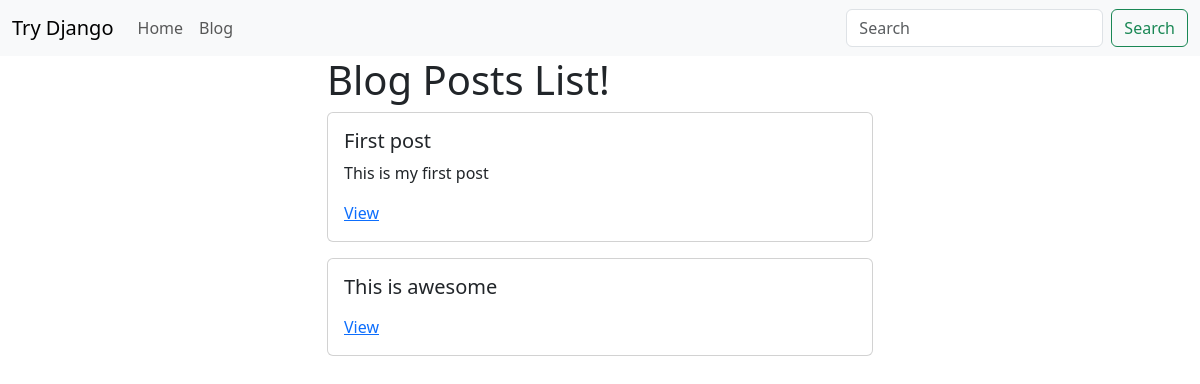
/blog/, run on an earlier commit of the app's database.
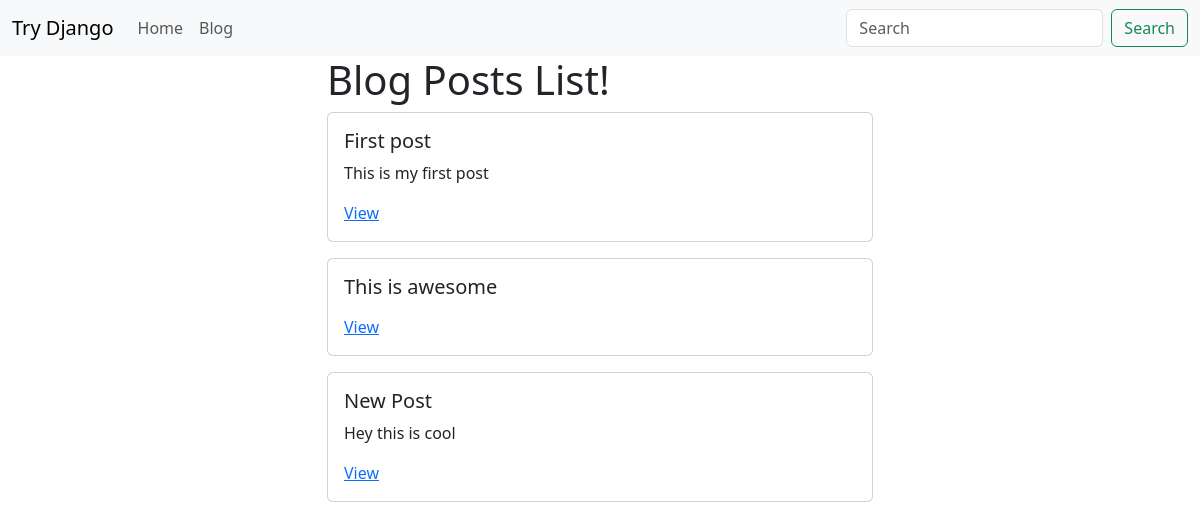
And on a later commit of the database.
### blog/models.py (models this page shows, shortened)
class BlogPost(models.Model):
    user = models.ForeignKey(User, default=1, null=True,
                             on_delete=models.SET_NULL)
    title = models.CharField(max_length=120)
    slug = models.SlugField(unique=True)
    content = models.TextField(null=True, blank=True)
    publish_date = models.DateTimeField(
        auto_now=False, auto_now_add=False, null=True, blank=True)
    timestamp = models.DateTimeField(auto_now_add=True)
    updated = models.DateTimeField(auto_now=True)
    objects = BlogPostManager()
    def get_absolute_url(self):
        return f'/blog/{self.slug}'

### blog/views.py (the view)
# urls.py: path('', blog_post_list_view),
def blog_post_list_view(request):
    qs = BlogPost.objects.all()
    template_name = 'blog/list.html'
    context = {'title': 'Blog Posts List', 'object_list': qs}
    return render(request, template_name, context)

### blog/models.py (called while the page is built)
    def get_queryset(self):
        return BlogPostQuerySet(self.model, using=self._db)

### blog/templates/blog/list.html
{% extends "base.html" %}
{% block content %}
    {% for object in object_list %}
        {% include 'blog/list-inline.html' with blog_post=object detail=False %}
    {% endfor %}
{% endblock %}

### templates/base.html (shortened to what this page needs)
<!DOCTYPE html>
<html lang="en">
  <head>
    <link
      href="https://cdn.jsdelivr.net/npm/bootstrap@5.3.3/dist/css/bootstrap.min.css"
      rel="stylesheet"
    />
  </head>
  <body>
    {% include 'navbar.html' %}
    <div class="container">
      <div class="row">
        <div class="col-6 mx-auto">
          <h1>{{title}}!</h1>
          {% block content %} {% endblock %}
        </div>
      </div>
    </div>
  </body>
</html>

### templates/navbar.html (shortened to what this page needs)
<nav class="navbar navbar-expand-lg bg-body-tertiary">
  <div class="container-fluid">
    <a class="navbar-brand" href="/">Try Django</a>
    <div class="collapse navbar-collapse" id="navbarSupportedContent">
      <ul class="navbar-nav me-auto mb-2 mb-lg-0">
        <li class="nav-item">
          <a class="nav-link" aria-current="page" href="/">Home</a>
        </li>
        <li class="nav-item">
          <a class="nav-link" href="/blog">Blog</a>
        </li>
      </ul>
      <form class="d-flex" role="search">
        <input
          class="form-control me-2"
          type="search"
          placeholder="Search"
          aria-label="Search"
        />
        <button class="btn btn-outline-success" type="submit">Search</button>
      </form>
    </div>
  </div>
</nav>

### blog/templates/blog/list-inline.html
<div class="mb-3 mx-auto">
    <div class="card">
    <div class="card-body">
        <h5 class="card-title">{{blog_post.title}}</h5>
        <p class="card-text">{{blog_post.content}}</p>
        {% if not detail %}
            <a href="{{blog_post.get_absolute_url}}">View</a>
        {% endif %}
    </div>
    </div>
</div>

What changed in the data, as far as the page shows it:
added BlogPost: title "New Post", content "Hey this is cool"
